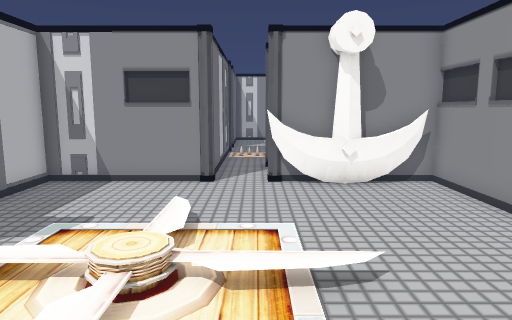
view 1 (above)

13 first-person views from a walk through a Unity game level. The camera is 1.2 m above the floor, tilts 8° down and sees 70° across. Doors are open. The floor is counted in squares, 0.5 m on a side. Each view is taken from the middle of a square. On the plan, view 1 faces up. The plan holds only what a view shows up to about 20 squares ahead; the rest is blank. The place goes on beyond the plan. The player character is not drawn.

view 2
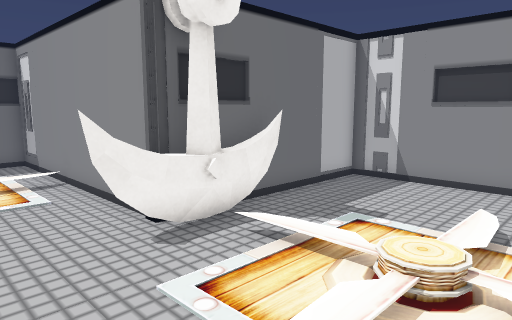

view 3
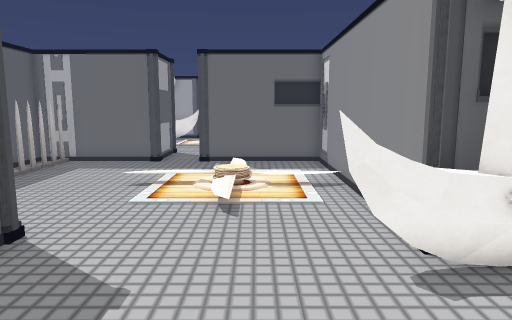

view 4
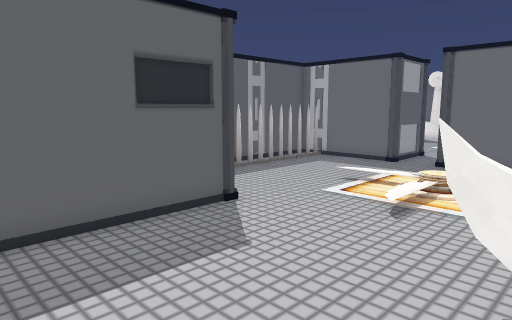

view 5
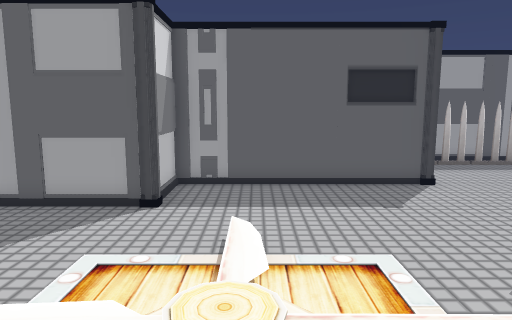

view 6
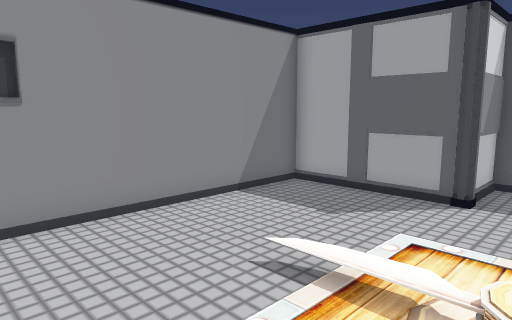

view 7
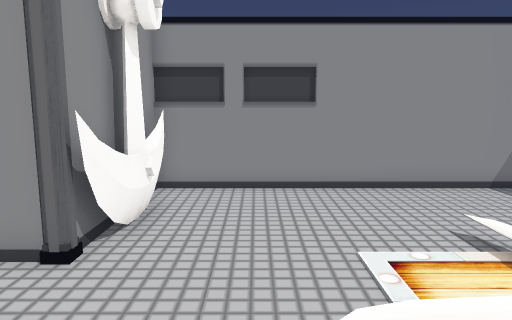

view 8
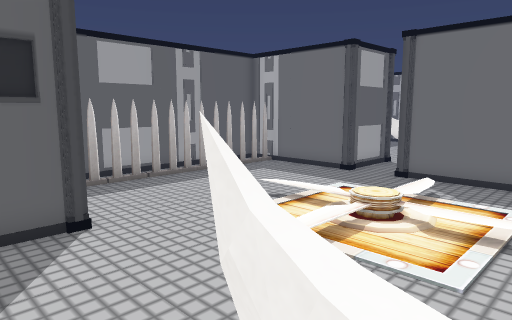

view 9
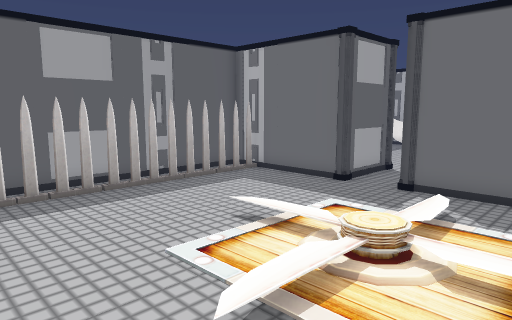

view 10
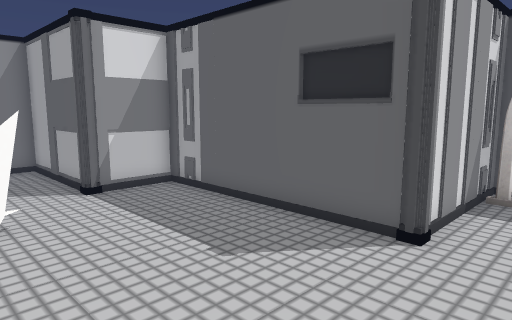

view 11
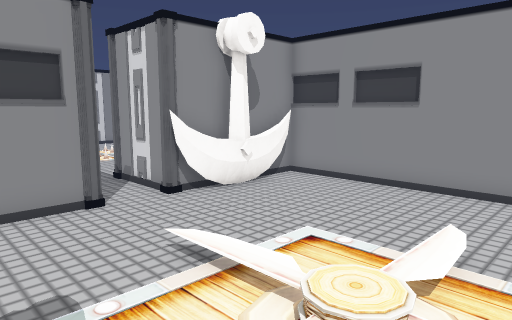

view 12
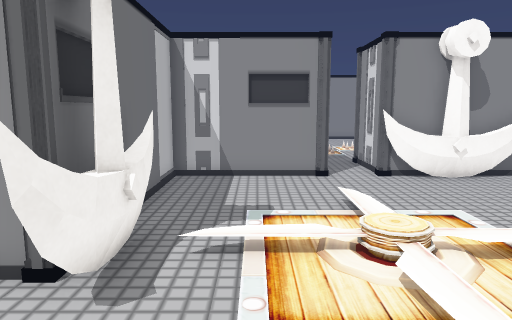

view 13
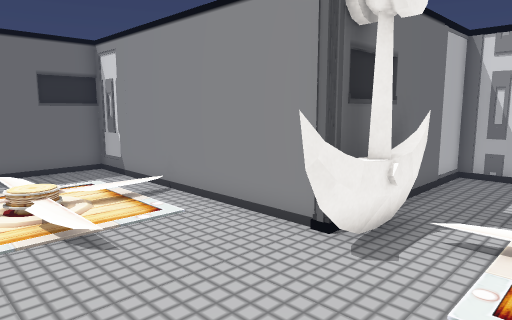

### Floor plan
Key: @ floor where view 1 was taken; # wall or solid block; . floor; / step, stairs or slope; O other object.
Columns run from 18 left of view 1 to 6 right of it. Each row starts with its distance up from view 1.
 13                    #
 12            ##########O###
 11            #............#
 10            #............#
  9            #............#
  8            #..../.......#
  7            #..../.......#
  6            #O..    .....#
  5            #O//    //...#
  4 ############O..  . .....#
  3 #...../.....O..    .....#
  2 #...    ......../.......#
  1 #...    ................#
  0 #.//    //........@.....#
 -1 #...    ...........######
 -2 #..../.............#
 -3 #..../.....#  .....#
 -4 #.........##########
 -5 #.........##
 -6 #.........#
 -7 #.........#
 -8 #OOOOOOOOO#
 -9 ###########

Positions as (right, up) in squares from view 1, and headings:
1: (0, 0), facing up
2: (0, 0), facing up-left
3: (-1, 1), facing left
4: (-1, 4), facing down-left
5: (-2, 8), facing down
6: (-2, 9), facing down-right
7: (-5, 9), facing right
8: (-5, 4), facing down-left
9: (-7, 3), facing down-left
10: (-10, 3), facing down-right
11: (-5, 3), facing up-right
12: (-4, -1), facing up
13: (-3, -2), facing up-left
